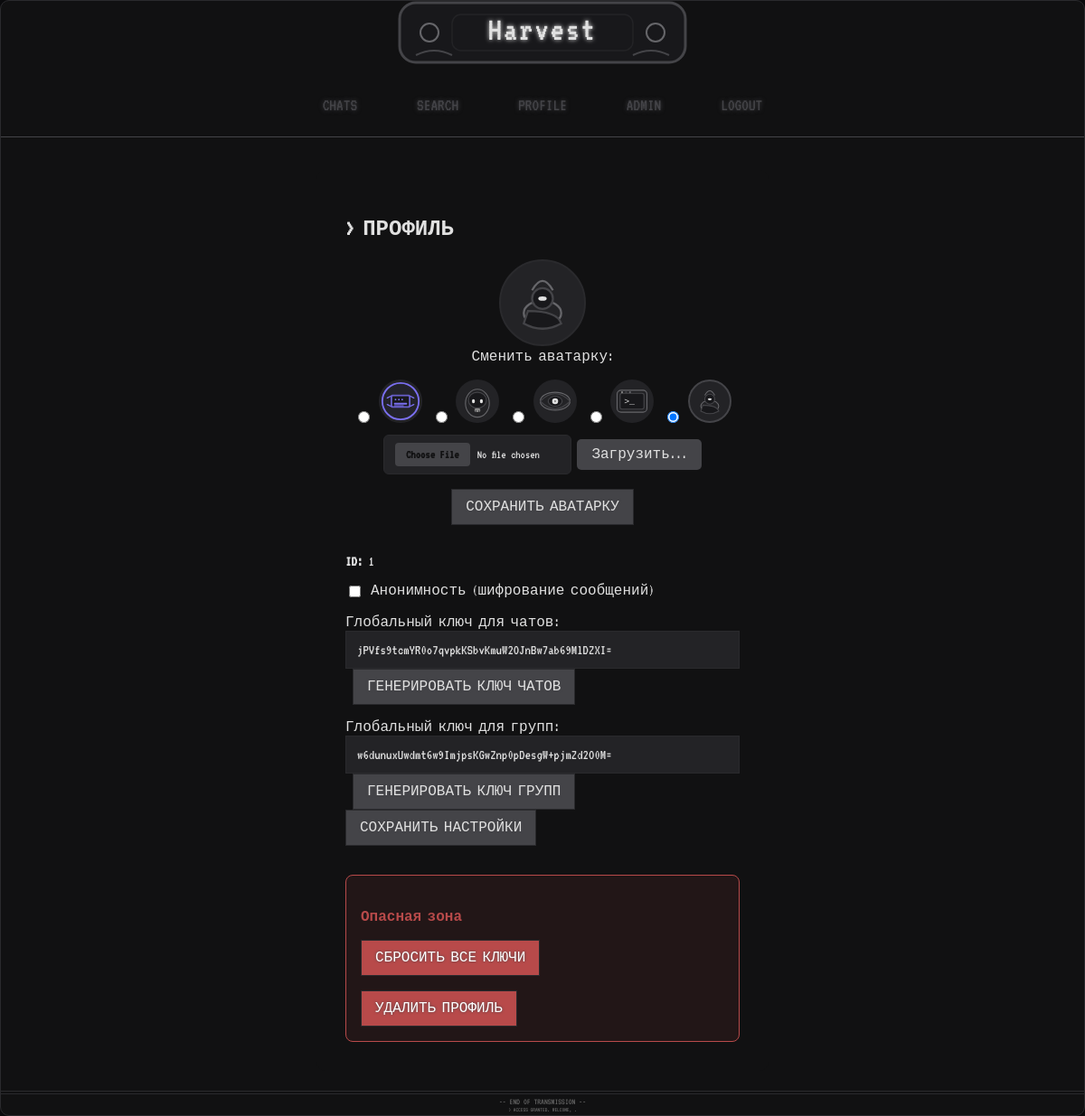
The app's page /profile (signed in) with its own data.
### models.py (models this page shows)
class User(UserMixin, db.Model):
    id = Column(Integer, primary_key=True)
    nickname_enc = Column(String(64), nullable=False, unique=True)  # Никнейм теперь строка
    password_hash = Column(String(128), nullable=False)
    is_admin = Column(Boolean, default=False)
    banned = Column(Boolean, default=False)
    public_key = Column(LargeBinary, nullable=True)  # Публичный ключ пользователя
    avatar = Column(String(128), nullable=True)  # Путь к аватарке или стандартная иконка
    anonymous_mode = Column(Boolean, default=True)  # Включено ли шифрование
    global_chat_key = Column(String(128), nullable=True)  # Глобальный ключ для чатов
    global_group_key = Column(String(128), nullable=True)  # Глобальный ключ для групп
    chats1 = relationship('Chat', foreign_keys='Chat.user1_id', backref='user1', lazy=True)
    chats2 = relationship('Chat', foreign_keys='Chat.user2_id', backref='user2', lazy=True)

### app.py (the view, shortened to what this page needs)
@app.route('/profile', methods=['GET', 'POST'])
@login_required
def profile():
    return render_template('profile.html', user=current_user)

### app.py (called while the page is built)
@app.before_request
def enforce_https():
    if (request.host.startswith('localhost') or
        request.host.startswith('127.0.0.1') or
        request.host.endswith('.ngrok.io') or
        request.host.endswith('.ngrok-free.app') or
        request.host.endswith('.onion')):
        return None
    return None

@login_manager.user_loader
def load_user(user_id):
    return db.session.get(User, int(user_id))

@app.before_request
def check_ban():
    from flask_login import current_user, logout_user
    if hasattr(current_user, 'is_authenticated') and current_user.is_authenticated:
        if getattr(current_user, 'banned', False):
            logout_user()
            flash('Ваш аккаунт заблокирован', 'danger')
            return redirect(url_for('login'))

### templates/profile.html (shortened to what this page needs)
{% extends "base.html" %}
{% block content %}
<div class="profile-container">
    <h2>> ПРОФИЛЬ</h2>
    <div class="profile-avatar-block">
        <img src="{{ url_for('static', filename=user.avatar or 'avatars/cybermask.svg') }}" class="profile-avatar" alt="avatar">
        <form method="POST" action="{{ url_for('profile') }}" enctype="multipart/form-data" class="avatar-form">
            <label>Сменить аватарку:</label>
            <div class="avatar-choices">
                {% for icon in ['cybermask.svg', 'skull.svg', 'eye.svg', 'terminal.svg', 'hacker.svg'] %}
                <label>
                    <input type="radio" name="avatar_choice" value="avatars/{{ icon }}" {% if user.avatar == 'avatars/' + icon %}checked{% endif %}>
                    <img src="{{ url_for('static', filename='avatars/' + icon) }}" class="avatar-choice-img" alt="std-avatar">
                </label>
                {% endfor %}
                <label>
                    <input type="file" name="avatar_upload" accept="image/*">
                    <span class="avatar-upload-label">Загрузить...</span>
                </label>
            </div>
            <button type="submit" class="btn">Сохранить аватарку</button>
        </form>
    </div>
    <div class="profile-info">
        <div><b>ID:</b> {{ user.id }}</div>
        <form method="POST" action="{{ url_for('profile') }}">
            <label class="anon-label">
                <input type="checkbox" name="anonymous_mode" {% if user.anonymous_mode %}checked{% endif %}>
                Анонимность (шифрование сообщений)
            </label>
            <div class="global-keys-block">
                <label>Глобальный ключ для чатов:</label>
                <input type="text" name="global_chat_key" value="{{ user.global_chat_key or '' }}" class="input-field">
                <button type="button" onclick="generateGlobalChatKey()" class="btn btn-secondary">Генерировать ключ чатов</button>
                <label>Глобальный ключ для групп:</label>
                <input type="text" name="global_group_key" value="{{ user.global_group_key or '' }}" class="input-field">
                <button type="button" onclick="generateGlobalGroupKey()" class="btn btn-secondary">Генерировать ключ групп</button>
            </div>
            <button type="submit" class="btn">Сохранить настройки</button>
        </form>
        <div class="danger-zone">
            <h4>Опасная зона</h4>
            <button onclick="resetAllKeys()" class="btn btn-danger">Сбросить все ключи</button>
            <form method="POST" action="{{ url_for('profile') }}" onsubmit="return confirm('Удалить профиль безвозвратно?');">
                <button type="submit" class="btn btn-danger" style="margin-top:1em;">Удалить профиль</button>
            </form>
        </div>
    </div>
</div>
{% endblock %}

### static/style.css (style rules this page uses)
:root { --bg-primary: #111112; --bg-secondary: #232326; --text-primary: #e0e0e0; --text-secondary: #b0b0b0; --accent-color: #444448; --accent-hover: #66666a; --border-color: #2a2a2d; --error-color: #b84a4a; --success-color: #6a6a6a; --warning-color: #888888; --font-main: 'VT323', 'Courier New', monospace; --background-color: #0a0a0c; --main-accent-color: #444448; --secondary-accent-color: #66666a; --text-color: #e0e0e0; --input-bg: #232326; }
* { animation-duration: 0s !important; animation-delay: 0s !important; transition-duration: 0s !important; transition-delay: 0s !important; }
*, *::before, *::after { box-sizing: border-box; }
html { height: 100%; scroll-behavior: auto; }
body { background: var(--background-color); color: var(--text-color); font-family: var(--font-main); font-size: 16px; margin: 0; min-height: 100vh; background-image: none; }
body::before, body::after { display: none !important; }
.btn, .btn-submit, .btn-danger, .btn-secondary, .btn-primary { background: var(--accent-color) !important; color: var(--text-primary) !important; border: 1px solid var(--border-color) !important; box-shadow: none !important; transition: background 0.2s; }
input, textarea, .input-field { background: var(--input-bg) !important; color: var(--text-primary) !important; border: 1px solid var(--border-color) !important; }
body::before { content: "01010101\n10101010\n01010101\n10101010\n01010101\n10101010\n01010101\n10101010"; position: fixed; top: 0; left: 0; width: 100%; height: 100%; background-image: radial-gradient(circle at 20% 80%, rgba(0, 255, 65, 0.1) 0%, transparent 50%), radial-gradient(circle at 80% 20%, rgba(255, 0, 64, 0.1) 0%, transparent 50%), linear-gradient(45deg, transparent 40%, rgba(0, 255, 65, 0.05) 50%, transparent 60%); background-size: 100% 100%, 100% 100%, 200px 200px; z-index: -1; pointer-events: none; font-family: 'Courier New', monospace; font-size: 8px; color: rgba(0, 255, 65, 0.1); white-space: pre; line-height: 8px; overflow: hidden; }
body::after { content: ""; position: fixed; top: 0; left: 0; width: 100%; height: 100%; background: repeating-linear-gradient( 90deg, transparent, transparent 2px, rgba(0, 255, 65, 0.03) 2px, rgba(0, 255, 65, 0.03) 4px ), repeating-linear-gradient( 0deg, transparent, transparent 2px, rgba(0, 255, 65, 0.03) 2px, rgba(0, 255, 65, 0.03) 4px ); z-index: -1; pointer-events: none; animation: matrix-rain 20s linear infinite; }
.input-field { width: 100%; background: var(--input-bg); border: 1px solid var(--border-color); color: var(--text-color); padding: 12px; font-family: var(--font-main); font-size: 1em; transition: all 0.3s ease; }
.btn { background-color: transparent; border: 1px solid var(--main-accent-color); color: var(--main-accent-color); padding: 10px 15px; font-family: var(--font-main); font-size: 1em; cursor: pointer; transition: all 0.3s ease; text-transform: uppercase; box-shadow: inset 0 0 5px rgba(0, 255, 65, 0.2), 0 0 5px rgba(0, 255, 65, 0.2); text-shadow: 0 0 3px var(--main-accent-color); }
input[type="file"] { background: var(--bg-secondary); border: 1px solid var(--border-color); color: var(--text-primary); padding: 8px 12px; border-radius: 6px; cursor: pointer; font-family: var(--font-main, monospace); transition: all 0.3s; }

### records on screen
User: avatar (picture), avatar "☑", id "1", global_chat_key "jPVfs9tcmYR0o7qvpkKSbvKmuW2OJnBw7ab69MlDZXI=", global_group_key "w6dunuxUwdmt6w9ImjpsKGwZnp0pDesgW+pjmZd2O0M="
